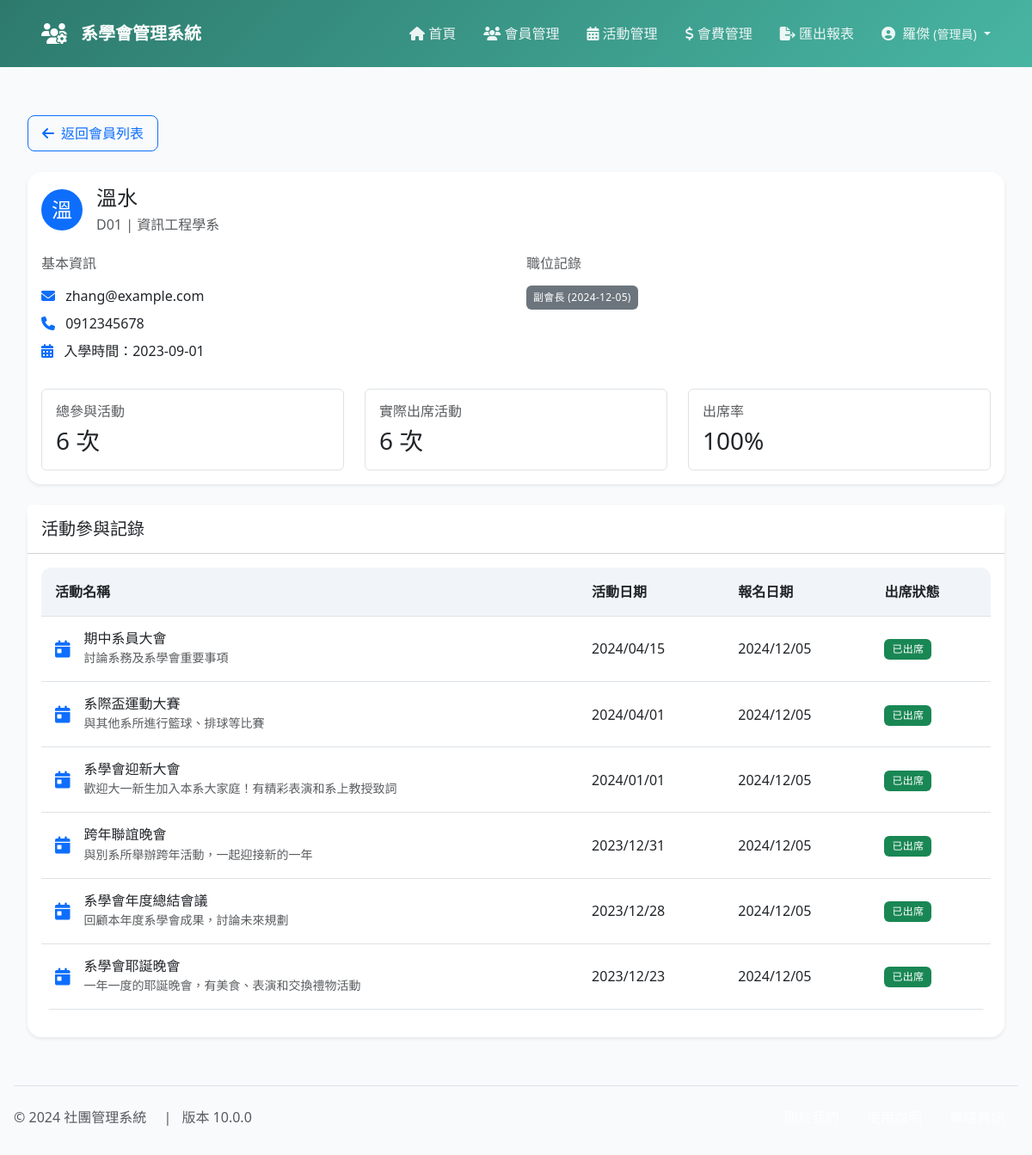
Screenshot of /public/members/member_activities.php?id=2 (signed in) with the database file from the repository.
### tables this page shows
CREATE TABLE members (
    id INT PRIMARY KEY AUTO_INCREMENT,
    student_id VARCHAR(10) UNIQUE NOT NULL,
    name VARCHAR(50) NOT NULL,
    department VARCHAR(50) NOT NULL,
    class VARCHAR(20) NOT NULL,
    email VARCHAR(100),
    phone VARCHAR(20),
    entry_date DATE NOT NULL,
    role ENUM('admin', 'member') DEFAULT 'member',
    password VARCHAR(32) NOT NULL,
    created_at TIMESTAMP DEFAULT CURRENT_TIMESTAMP,
    updated_at TIMESTAMP DEFAULT CURRENT_TIMESTAMP ON UPDATE CURRENT_TIMESTAMP,
    INDEX idx_student_id (student_id),
    INDEX idx_department_class (department, class)
);

CREATE TABLE activity_participants (
    activity_id INT NOT NULL,
    member_id INT NOT NULL,
    attendance_status ENUM('registered', 'attended', 'absent') DEFAULT 'registered',
    created_at TIMESTAMP DEFAULT CURRENT_TIMESTAMP,
    PRIMARY KEY (activity_id, member_id),
    FOREIGN KEY (activity_id) REFERENCES activities(id) ON DELETE CASCADE,
    FOREIGN KEY (member_id) REFERENCES members(id) ON DELETE CASCADE,
    INDEX idx_attendance_status (attendance_status)
);

CREATE TABLE activities (
    id INT PRIMARY KEY AUTO_INCREMENT,
    name VARCHAR(100) NOT NULL,
    description TEXT,
    location VARCHAR(100),
    event_date DATE NOT NULL,
    registration_deadline DATE,
    max_participants INT,
    created_at TIMESTAMP DEFAULT CURRENT_TIMESTAMP,
    updated_at TIMESTAMP DEFAULT CURRENT_TIMESTAMP ON UPDATE CURRENT_TIMESTAMP,
    INDEX idx_event_date (event_date),
    INDEX idx_registration_deadline (registration_deadline)
);

### public/members/member_activities.php (the view, shortened to what this page needs)
<?php
require_once '../../includes/header.php';
require_once '../../config/database.php';
$member_id = isset($_GET['id']) ? intval($_GET['id']) : 0;
$stmt = $conn->prepare("
    SELECT
        m.*,
        COUNT(DISTINCT ap.activity_id) as total_activities,
        GROUP_CONCAT(
            DISTINCT
            CONCAT(p.name, ' (', DATE_FORMAT(mp.created_at, '%Y-%m-%d'), ')')
            ORDER BY mp.created_at DESC
        ) as positions
    FROM members m
    LEFT JOIN activity_participants ap ON m.id = ap.member_id
    LEFT JOIN member_positions mp ON m.id = mp.member_id
    LEFT JOIN positions p ON mp.position_id = p.id
    WHERE m.id = ?
    GROUP BY m.id
");
$stmt->execute([$member_id]);
$member = $stmt->fetch();
$stmt = $conn->prepare("
    SELECT
        a.*,
        ap.attendance_status,
        ap.created_at as registration_date
    FROM
        activities a
        JOIN activity_participants ap ON a.id = ap.activity_id
    WHERE
        ap.member_id = ?
    ORDER BY
        a.event_date DESC
");
$stmt->execute([$member_id]);
$activities = $stmt->fetchAll();
$totalActivities = count($activities);
$attendedActivities = array_filter($activities, function($activity) {
    return $activity['attendance_status'] === 'attended';
});
$attendanceRate = $totalActivities > 0 ? round(count($attendedActivities) / $totalActivities * 100) : 0;
?>
<div class="container mt-4">
    <div class="mb-4">
        <a href="members.php" class="btn btn-outline-primary">
            <i class="fas fa-arrow-left me-2"></i>返回會員列表
        </a>
    </div>
    <div class="card shadow-sm mb-4">
        <div class="card-body">
            <div class="d-flex align-items-center mb-4">
                <div class="avatar bg-primary text-white rounded-circle me-3 d-flex align-items-center justify-content-center"
                     style="width: 48px; height: 48px; font-size: 1.5rem;">
                    <?php echo strtoupper(mb_substr($member['name'], 0, 1)); ?>
                </div>
                <div>
                    <h4 class="mb-1"><?php echo htmlspecialchars($member['name']); ?></h4>
                    <p class="text-muted mb-0">
                        <?php echo htmlspecialchars($member['student_id']); ?> |
                        <?php echo htmlspecialchars($member['department']); ?>
                    </p>
                </div>
            </div>
            <div class="row mb-4">
                <div class="col-md-6">
                    <h6 class="text-muted mb-3">基本資訊</h6>
                    <div class="mb-2">
                        <i class="fas fa-envelope me-2 text-primary"></i>
                        <?php echo htmlspecialchars($member['email']); ?>
                    </div>
                    <div class="mb-2">
                        <i class="fas fa-phone me-2 text-primary"></i>
                        <?php echo htmlspecialchars($member['phone']); ?>
                    </div>
                    <div class="mb-2">
                        <i class="fas fa-calendar-alt me-2 text-primary"></i>
                        入學時間：<?php echo htmlspecialchars($member['entry_date']); ?>
                    </div>
                </div>
                <div class="col-md-6">
                    <h6 class="text-muted mb-3">職位記錄</h6>
                    <?php
                    if ($member['positions']) {
                        $positions = explode(',', $member['positions']);
                        foreach ($positions as $position) {
                            echo "<div class='badge bg-secondary mb-2 p-2'>" . htmlspecialchars($position) . "</div><br>";
                        }
                    } else {
                        echo "<p class='text-muted'>無職位記錄</p>";
                    }
                    ?>
                </div>
            </div>
            <div class="row g-4">
                <div class="col-md-4">
                    <div class="border rounded p-3">
                        <h6 class="text-muted mb-2">總參與活動</h6>
                        <h3 class="mb-0"><?php echo $totalActivities; ?> 次</h3>
                    </div>
                </div>
                <div class="col-md-4">
                    <div class="border rounded p-3">
                        <h6 class="text-muted mb-2">實際出席活動</h6>
                        <h3 class="mb-0"><?php echo count($attendedActivities); ?> 次</h3>
                    </div>
                </div>
                <div class="col-md-4">
                    <div class="border rounded p-3">
                        <h6 class="text-muted mb-2">出席率</h6>
                        <h3 class="mb-0"><?php echo $attendanceRate; ?>%</h3>
                    </div>
                </div>
            </div>
        </div>
    </div>
    <div class="card shadow-sm">
        <div class="card-header bg-white py-3">
            <h5 class="mb-0">活動參與記錄</h5>
        </div>
        <div class="card-body">
            <?php if (empty($activities)): ?>
            <div class="text-center py-5 text-muted">
                <i class="fas fa-calendar-times fa-3x mb-3"></i>
                <p class="mb-0">目前沒有活動參與記錄</p>
            </div>
            <?php else: ?>
            <div class="table-responsive">
                <table class="table table-hover align-middle">
                    <thead class="bg-light">
                        <tr>
                            <th>活動名稱</th>
                            <th>活動日期</th>
                            <th>報名日期</th>
                            <th>出席狀態</th>
                        </tr>
                    </thead>
                    <tbody>
                        <?php foreach ($activities as $activity): ?>
                        <tr>
                            <td>
                                <div class="d-flex align-items-center">
                                    <div class="activity-icon me-3">
                                        <i class="fas fa-calendar-day fa-lg text-primary"></i>
                                    </div>
                                    <div>
                                        <h6 class="mb-0"><?php echo htmlspecialchars($activity['name']); ?></h6>
                                        <small class="text-muted">
                                            <?php echo $activity['description'] ? htmlspecialchars($activity['description']) : '無說明'; ?>
                                        </small>
                                    </div>
                                </div>
                            </td>
                            <td><?php echo date('Y/m/d', strtotime($activity['event_date'])); ?></td>
                            <td><?php echo date('Y/m/d', strtotime($activity['registration_date'])); ?></td>
                            <td>
                                <span class="badge bg-<?php
                                    echo $activity['attendance_status'] === 'attended' ? 'success' :
                                        ($activity['attendance_status'] === 'absent' ? 'danger' : 'warning');
                                ?>">
                                    <?php
                                    echo $activity['attendance_status'] === 'attended' ? '已出席' :
                                        ($activity['attendance_status'] === 'absent' ? '未出席' : '已報名');
                                    ?>
                                </span>
                            </td>
                        </tr>
                        <?php endforeach; ?>
                    </tbody>
                </table>
            </div>
            <?php endif; ?>
        </div>
    </div>
</div>
<?php require_once '../../includes/footer.php'; ?>

### includes/header.php (style rules this page uses)
:root { --primary-color: #2D7A6D; --secondary-color: #48B5A3; --bg-color: #f8fafc; --text-color: #0f172a; }
body { background-color: var(--bg-color); color: var(--text-color); font-family: system-ui, -apple-system, 'Segoe UI', sans-serif; min-height: 100vh; display: flex; flex-direction: column; }
.container { max-width: 1200px; margin: 0 auto; padding: 0 1rem; }
.btn { padding: 0.5rem 1rem; border-radius: 0.5rem; font-weight: 500; transition: all 0.2s ease; }
.card { border: none; border-radius: 1rem; box-shadow: 0 1px 3px 0 rgba(0, 0, 0, 0.1); transition: all 0.2s ease; }
.table { border-radius: 0.75rem; overflow: hidden; }
.table thead th { background-color: #f1f5f9; font-weight: 600; padding: 1rem; white-space: nowrap; }
.table td { padding: 1rem; vertical-align: middle; }
.badge { padding: 0.5em 0.75em; font-weight: 500; letter-spacing: 0.025em; border-radius: 0.375rem; }

### rows the page displays
members: name "溫", name "溫水", student "D01", department "資訊工程學系", email "zhang@example.com", phone "0912345678", entry_date "2023-09-01", position "副會長 (2024-12-05)"
activity_participants: activity.name "期中系員大會", activity.description "討論系務及系學會重要事項", activity.event_date "2024/04/15", created_at "2024/12/05", attendance_status "已出席"
activity_participants: activity.name "系際盃運動大賽", activity.description "與其他系所進行籃球、排球等比賽", activity.event_date "2024/04/01", created_at "2024/12/05", attendance_status "已出席"
activity_participants: activity.name "系學會迎新大會", activity.description "歡迎大一新生加入本系大家庭！有精彩表演和系上教授致詞", activity.event_date "2024/01/01", created_at "2024/12/05", attendance_status "已出席"
activity_participants: activity.name "跨年聯誼晚會", activity.description "與別系所舉辦跨年活動，一起迎接新的一年", activity.event_date "2023/12/31", created_at "2024/12/05", attendance_status "已出席"
activity_participants: activity.name "系學會年度總結會議", activity.description "回顧本年度系學會成果，討論未來規劃", activity.event_date "2023/12/28", created_at "2024/12/05", attendance_status "已出席"
activity_participants: activity.name "系學會耶誕晚會", activity.description "一年一度的耶誕晚會，有美食、表演和交換禮物活動", activity.event_date "2023/12/23", created_at "2024/12/05", attendance_status "已出席"

### other values shown
$displayName "羅傑"
$role "管理員"
$totalActivities "6"
count($attendedActivities) "6"
$attendanceRate "100"
